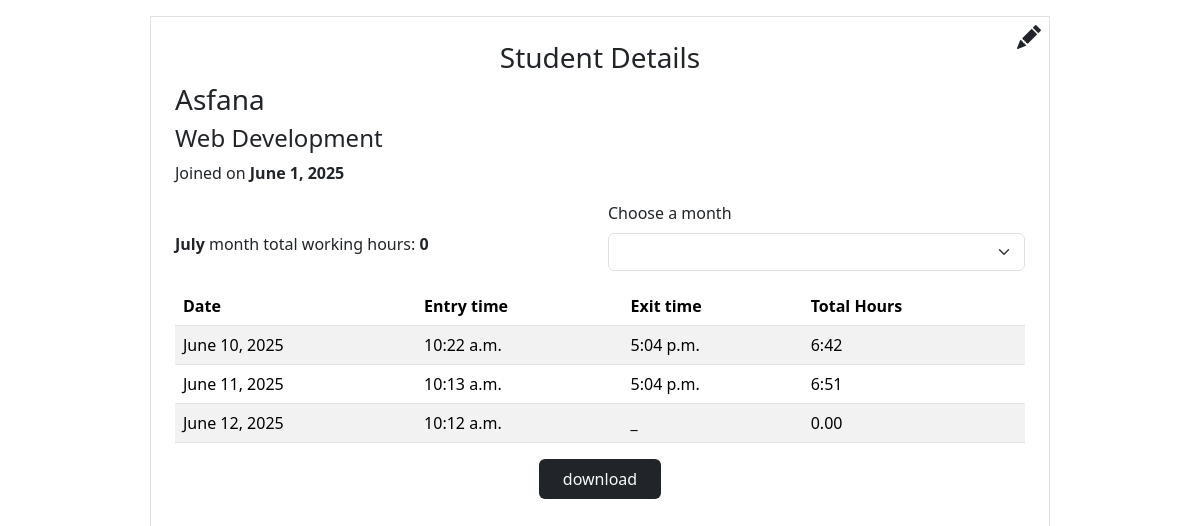
/student_details/1 (signed in), run on an earlier commit of the app's database.
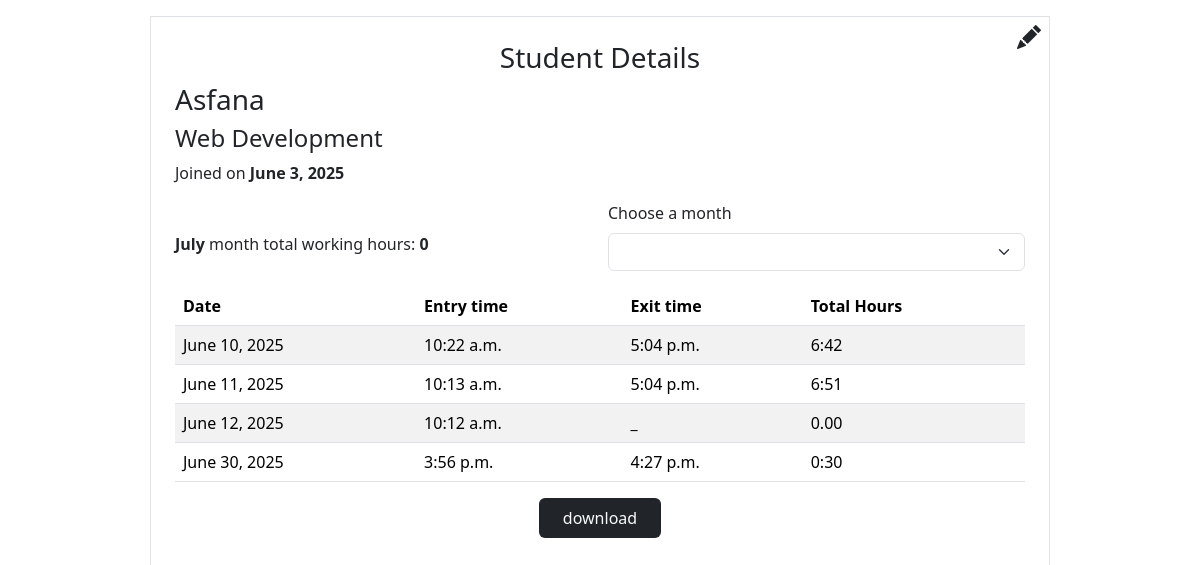
And on a later commit of the database.
### app/models.py (models this page shows, shortened)
class Student(models.Model):
    course_choices=[('Web Development' , 'Web Development'),
                    ('Graphic Designer' , 'Graphic Designer'),
                    ('Digital Marketing', 'Digital Marketing')]
    student_id=models.CharField(max_length=20, unique=True)
    name=models.CharField(max_length=30)
    join_date=models.DateField(null=True)
    course=models.CharField(choices=course_choices, max_length=50)
    def get_monthly_hours(self, month, year):
        total_hours=Attendance.objects.filter(
            student=self,
            date__month=month,
            date__year=year
        ).aggregate(total= Sum ('daily_hours'))['total']or 0
        return round(total_hours,2)

class Attendance(models.Model):
    student=models.ForeignKey(Student, on_delete=models.CASCADE)
    date=models.DateField()
    entry_time=models.TimeField(null=True,  blank=True)
    exit_time=models.TimeField(null=True, blank=True)
    daily_hours=models.CharField(max_length=5, default='0:00')
    total_hours=models.FloatField(default=0)
    class Meta:
        unique_together=('student','date')
    def __str__(self):
        return f'{self.student.name}: {self.date}'

### app/views.py (the view)
# urls.py: path('student_details/<int:id>', views.student_details,  name='student_details'),
@login_required
def student_details(request,id):
    student=get_object_or_404(Student,id=id)
    months=list(calendar.month_name)
    date=datetime.today()
    month=date.strftime('%B')
    monthly_hour=student.get_monthly_hours(date.month, date.year)
    print(monthly_hour)
    selected_month=request.GET.get('month')
    if selected_month and selected_month in months:
        month_number=months.index(selected_month)
        attendance=Attendance.objects.filter(student=student,
                                         date__month=month_number)
        monthly_hour=student.get_monthly_hours(month_number,date.year)
        month=selected_month
    else:
        attendance=Attendance.objects.filter(student=student)
        print(attendance)
    return render(request, 'student_details.html', locals())

### templates/student_details.html (shortened to what this page needs)
{% extends "base.html" %}
{% block content %}
<div class="d-flex justify-content-center align-item-center h-100">
  <div class="w-75 m-3 border p-4 position-relative">
    <div>
      <h3 class="text-center">Student Details</h3>
      <a href="{% url 'edit_student' student.id %}" class='position-absolute top-0 end-0 m-2 text-dark fs-4 '><i
          class="bi bi-pencil-fill "></i>
      </a>
      <h3 class="">{{student.name}}</h3>
      <h4>{{student.course}}</h4>
      <p>Joined on <strong>{{student.join_date}}</strong></p>
      <div class="d-flex flex-column flex-md-row align-items-center gap-3">
        <p class="w-100 w-md-50 mb-0">
          <strong>{{ month }}</strong> month total working hours:
          <strong>{{ monthly_hour }}</strong>
        </p>
        <div class="w-100 w-md-50">
          <form method="get">
            <label class="form-label" for="month-select">Choose a month</label>
            <select id="month-select" name="month" class="form-select" onchange="this.form.submit()">
              {% for name in months %}
              <option value="{{name}}" {% if name == selected_month %} selected {% endif %}>{{ name }}</option>
              {% endfor %}
            </select>
          </form>
        </div>
      </div>
      {% if attendance %}
      <table class="table table-striped">
        <thead>
          <tr>
            <th>Date</th>
            <th>Entry time</th>
            <th>Exit time</th>
            <th>Total Hours</th>
          </tr>
        </thead>
        <tbody>
          {% for i in attendance %}
          <tr>
            <td>{{i.date}}</td>
            <td>{{i.entry_time}}</td>
            <td> {%if i.exit_time is None %} _ {% else %}{{i.exit_time}} {% endif %}</td>
            <td>{{i.daily_hours}}</td>
          </tr>
          {% endfor %}
        </tbody>
      </table>
      {% else %}
      <h3 class="text-center mt-5">Attendance are not updated yet</h3>
      {% endif %}
    </div>
    <div class="text-center">
    <button class="border border-0 p-2 px-4 text-light bg-dark rounded">download</button>
    </div>
  </div>
  {% endblock %}

What changed in the data, as far as the page shows it:
changed Student "Asfana": join_date "June 1, 2025" → "June 3, 2025"
added Attendance: date "June 30, 2025", entry_time "3:56 p.m.", exit_time "4:27 p.m.", daily_hours "0:30"
